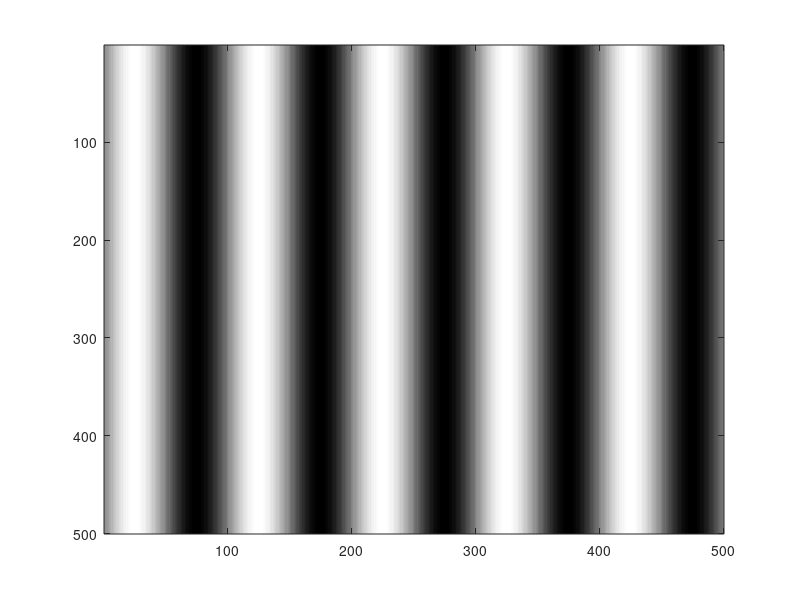
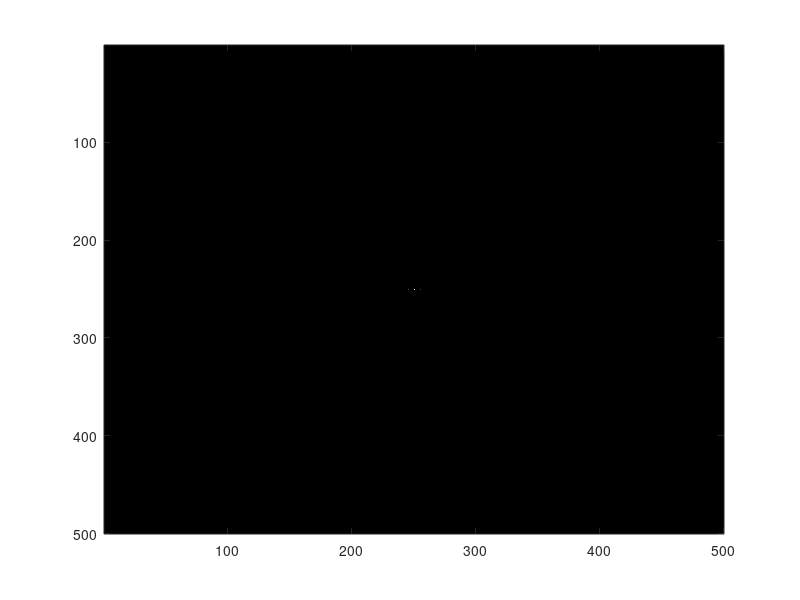

The MATLAB source for these figures, in order:
%%1D amplitude sinusoidal grating%%
clear; %Clear all memory

% Defining Grating Parameters
N=500; %Define Matrix size
P=100; %Define the period of the grating
FF=0.5; %Define fill factor 

% Constructing the Grating
    q=1:N;
    A=(1+sin(rem(q,P)*(2*pi)/P))/2;
    A=repmat(A,N,1);%replicate the row to create a 2-d grating

%Observing the grating output in the far-field
E=fftshift(fft2(A)); %fftshift is used to re-order the terms in their natural order
IN=(abs(E)/(N*N)).*(abs(E)/(N*N));      % Calculating intensity
figure(1)
colormap(gray); 
imagesc((A))          
figure(2)
colormap(gray);
imagesc(IN);
